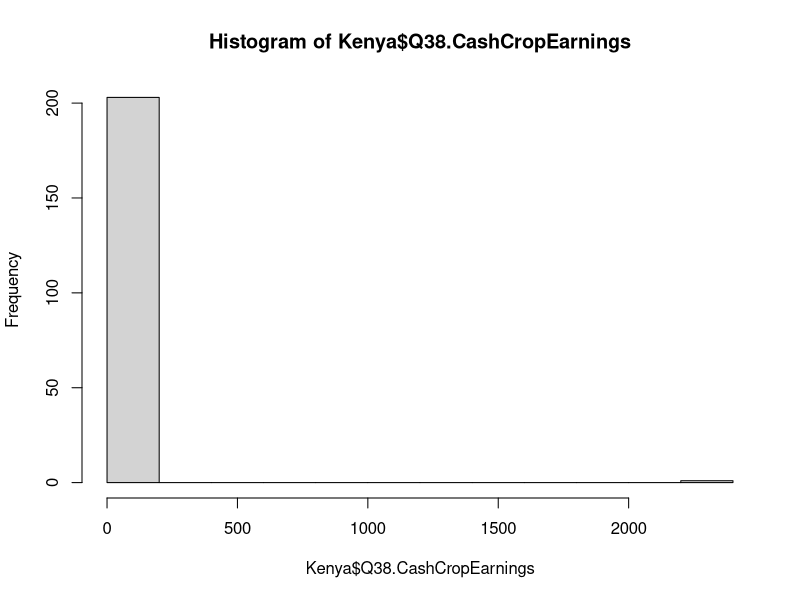

Recreate this plot in R. (Note: this script raises an error after producing the figure.)
## ---- chunk 1
# Load the mapping table of new to old column names and make into a vector
ColumnNameData <- read.csv("NewColumnNameMapping.csv")
ColumnNameMap <- ColumnNameData$NewColName
names(ColumnNameMap) <- ColumnNameData$OldColName
#Make proposed names syntactically valid for R
ColumnNameMap <- make.names(ColumnNameMap, unique=TRUE)
#Load in data using new column names
Kenya <- read.csv("Addressing the -1 for DataKind - KENYA SURVEY - KMM UPDATES 22 JAN cleaned data - Sheet1.csv",
                  header = FALSE, stringsAsFactors = FALSE, skip = 2, 
                  col.names = ColumnNameMap)

#Also add a function to make proper case
properCase <- function(x) {
  lower <- tolower(x)
  s <- strsplit(lower, " ")[[1]]
  paste(toupper(substring(s, 1,1)), substring(s, 2),
      sep="", collapse=" ")
}
## ---- chunk 2
dim(Kenya)
## ---- chunk 3
table(Kenya$Q10.Sex)
table(Kenya$Q11.Age)
table(Kenya$Q10.Sex, Kenya$Q11.Age)
## ---- chunk 4
Kenya$Q3.CoopSociety <- sapply(Kenya$Q3.CoopSociety, properCase)
table(Kenya$Q3.CoopSociety)
## ---- chunk 5
Kenya$Q4.Village <- sapply(Kenya$Q4.Village, properCase)
table(Kenya$Q4.Village)
## ---- chunk 6
Kenya$Q7.ProducerOrg <- sapply(Kenya$Q7.ProducerOrg, properCase)
table(Kenya$Q7.ProducerOrg)
## ---- chunk 7
names(Filter(function(x)(length(unique(x))<2), Kenya))
## ---- chunk 8
table(Kenya$Q155.HowLongUsingIdea == Kenya$Q158.HowLongUsingIdea)
## ---- chunk 9
Kenya$Q158.HowLongUsingIdea <- NULL
## ---- chunk 10
unique(Kenya$Q38.CashCropEarnings)
## ---- chunk 11
Kenya$Q38.CashCropEarnings <- as.integer(gsub("[^0-9]", "", Kenya$Q38.CashCropEarnings))
unique(Kenya$Q38.CashCropEarnings)
hist(Kenya$Q38.CashCropEarnings)
## ---- chunk 12
unique(Kenya$Q39.CashCropPx)
## ---- chunk 13
Kenya$Q39.CashCropPx <- as.numeric(str_extract(Kenya$Q39.CashCropPx, "\\d{1,}\\.?(\\d{1,})?"))
unique(Kenya$Q39.CashCropPx)
hist(Kenya$Q39.CashCropPx)
## ---- chunk 14
unique(Kenya$Q40.CostOfProduction)
## ---- chunk 15
Kenya$Q40.CostOfProduction <- as.integer(gsub("[^0-9]", "", Kenya$Q40.CostOfProduction))
unique(Kenya$Q40.CostOfProduction)
hist(Kenya$Q40.CostOfProduction)
## ---- chunk 16
unique(Kenya$Q61.CropEarning)
Kenya$Q61.CropEarning <- as.integer(gsub("[^0-9]", "", Kenya$Q61.CropEarning))
unique(Kenya$Q61.CropEarning)
## ---- chunk 17
unique(Kenya$Q62.CropSalePx)
## ---- chunk 18
unique(Kenya$Q63.ProductionCost)
Kenya$Q63.ProductionCost <- as.integer(gsub("[^0-9]", "", Kenya$Q63.ProductionCost))
unique(Kenya$Q63.ProductionCost)
## ---- chunk 19
unique(Kenya$Q113.CostOfChange)
## ---- chunk 20
unique(Kenya$Q118.CostStarting)
## ---- chunk 21
length(which(!is.na(Kenya$Latitude)))
length(which(!is.na(Kenya$Longitude)))
summary(Kenya$Latitude)
hist(Kenya$Latitude)
summary(Kenya$Longitude)
hist(Kenya$Longitude)
